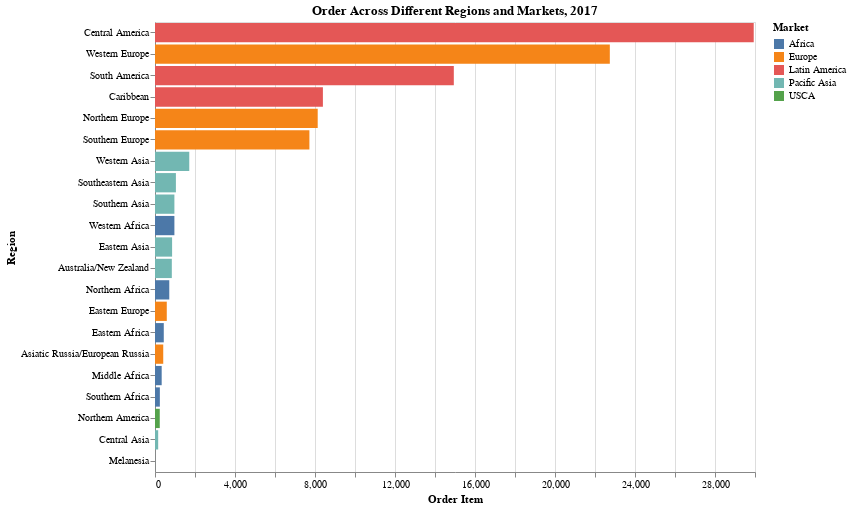

The notebook cell this image was saved under:
### Code cell
chartOrder = alt.Chart(grouped_order).mark_bar(orient="horizontal").encode(
    y=alt.Y("order_region:N", sort="-x", title="Region"),
    x=alt.X("order_item_quantity:Q", title="Order Item"),
    color=alt.Color("market", title="Market"),
    tooltip=["order_region", "market", "order_item_quantity"]
).properties(
    title="Order Across Different Regions and Markets, 2017",
    width=600,
    height=450
)

chartOrder

### Figure 1 — Vega-Lite specification as saved in the notebook (floating-point values rounded to 4 significant figures)
{"config": {"view": {"continuousWidth": 400, "continuousHeight": 300}}, "data": {"name": "data-595c0c882614c9e01fd03b797695efd9"}, "mark": {"type": "bar", "orient": "horizontal"}, "encoding": {"color": {"field": "market", "title": "Market", "type": "nominal"}, "tooltip": [{"field": "order_region", "type": "nominal"}, {"field": "market", "type": "nominal"}, {"field": "order_item_quantity", "type": "quantitative"}], "x": {"field": "order_item_quantity", "title": "Order Item", "type": "quantitative"}, "y": {"field": "order_region", "sort": "-x", "title": "Region", "type": "nominal"}}, "height": 450, "title": "Order Across Different Regions and Markets, 2017", "width": 600, "$schema": "https://vega.github.io/schema/vega-lite/v4.17.0.json", "datasets": {"data-595c0c882614c9e01fd03b797695efd9": [{"order_region": "Asiatic Russia/European Russia", "market": "Europe", "order_item_quantity": 412}, {"order_region": "Australia/New Zealand", "market": "Pacific Asia", "order_item_quantity": 841}, {"order_region": "Caribbean", "market": "Latin America", "order_item_quantity": 8395}, {"order_region": "Central America", "market": "Latin America", "order_item_quantity": 29936}, {"order_region": "Central Asia", "market": "Pacific Asia", "order_item_quantity": 159}, {"order_region": "Eastern Africa", "market": "Africa", "order_item_quantity": 439}, {"order_region": "Eastern Asia", "market": "Pacific Asia", "order_item_quantity": 855}, {"order_region": "Eastern Europe", "market": "Europe", "order_item_quantity": 589}, {"order_region": "Melanesia", "market": "Pacific Asia", "order_item_quantity": 2}, {"order_region": "Middle Africa", "market": "Africa", "order_item_quantity": 334}, {"order_region": "Northern Africa", "market": "Africa", "order_item_quantity": 714}, {"order_region": "Northern America", "market": "USCA", "order_item_quantity": 238}, {"order_region": "Northern Europe", "market": "Europe", "order_item_quantity": 8135}, {"order_region": "South America", "market": "Latin America", "order_item_quantity": 14941}, {"order_region": "Southeastern Asia", "market": "Pacific Asia", "order_item_quantity": 1045}, {"order_region": "Southern Africa", "market": "Africa", "order_item_quantity": 243}, {"order_region": "Southern Asia", "market": "Pacific Asia", "order_item_quantity": 970}, {"order_region": "Southern Europe", "market": "Europe", "order_item_quantity": 7720}, {"order_region": "Western Africa", "market": "Africa", "order_item_quantity": 970}, {"order_region": "Western Asia", "market": "Pacific Asia", "order_item_quantity": 1713}, {"order_region": "Western Europe", "market": "Europe", "order_item_quantity": 22741}]}}
